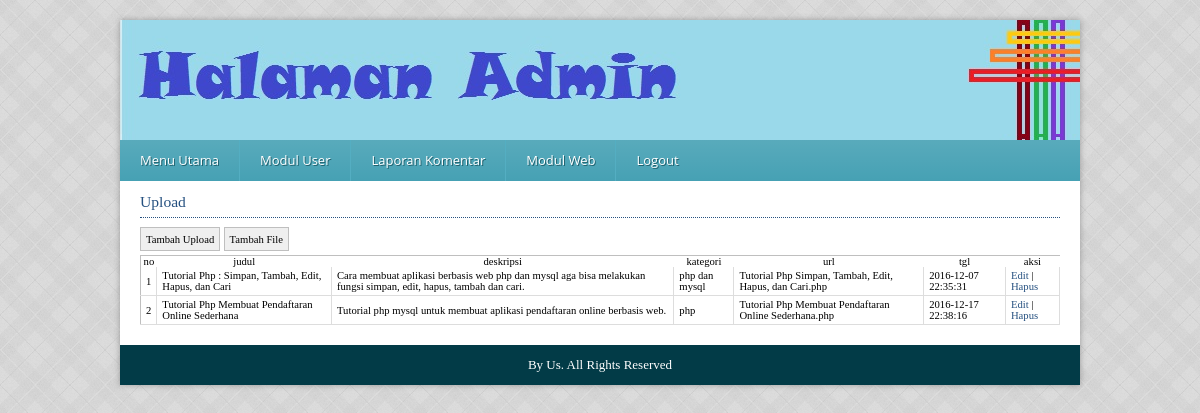
The app's page /administrator/media.php?module=upload (signed in) with its own data.
### tables this page shows
CREATE TABLE `upload` (
  `id` int(3) NOT NULL AUTO_INCREMENT,
  `judul` varchar(250) NOT NULL,
  `deskripsi` text NOT NULL,
  `kategori` varchar(250) NOT NULL,
  `url` varchar(250) DEFAULT NULL,
  `tgl` datetime DEFAULT NULL,
  PRIMARY KEY (`id`)
);

### config/class_paging.php (called while the page is built, shortened)
<?php
class Paging{
function cariPosisi($batas){
if(empty($_GET['halaman'])){
	$posisi=0;
}
else{
	$posisi = ($_GET[halaman]-1) * $batas;
}
return $posisi;
}
}
?>

### administrator/modul/mod_upload/upload.php (the view, shortened to what this page needs)
<?php
 if (empty($_SESSION['username']) AND empty($_SESSION['passuser'])){
  echo "<link href='style.css' rel='stylesheet' type='text/css'>
 <center>Untuk mengakses modul, Anda harus login <br>";
  echo "<a href=../../index.php><b>LOGIN</b></a></center>";
}
else{
$aksi="modul/mod_upload/aksi_upload.php";
switch($_GET['act']){
  default:
    echo "<h2>Upload</h2>
          <input type=button value='Tambah Upload' onclick=location.href='?module=upload&act=tambahupload'>
          <input type=button value='Tambah File' onclick=location.href='modul/mod_upload/Upload/upload.php'>
          <table class='list'>
          <tr><th>no</th><th>judul</th><th>deskripsi</th><th>kategori</th><th>url</th><th>tgl</th><th>aksi</th></tr>";
    $p      = new Paging;
    $batas  = 15;
    $posisi = $p->cariPosisi($batas);
    $tampil=mysql_query("SELECT * FROM upload ORDER BY id ");
    $no = $posisi+1;
    while ($r=mysql_fetch_array($tampil)){
      echo "<tr><td>$no</td>
                <td>$r[judul]</td>
                <td>$r[deskripsi]</td>
                <td>$r[kategori]</td>
                <td>$r[url]</td>
                <td>$r[tgl]</td>
                <td><a href=?module=upload&act=editupload&id=$r[id]>Edit</a> |
	                  <a href=$aksi?module=upload&act=hapus&id=$r[id]>Hapus</a>
		        </tr>";
    $no++;
    }
    echo "</table>";
    break;
}
}
?>

### administrator/css/style2.css (style rules this page uses)
* { margin: 0; padding: 0; }
body { background:url("../images/vichy.png") #ccc; font-family: Tahoma, Arial, Helvetica, sans-serif; font-size: 12px; }
a:link,a:visited { color:#265180; }
h2 { font: normal 120% Georgia; line-height: 200%; color: #265180; background-color: transparent; border-bottom: 1px dotted #265180; margin-bottom:5px; }
input, select, textarea { height:24px; line-height:24px; color:#000000; clear:both; border:#BFBFBF solid 1px; margin:4px 0; padding:0 5px; font-family: Tahoma; font-size: 8pt; }
.list { border-collapse: collapse; width: 100%; border-top: 1px solid #BFBFBF; border-left: 1px solid #BFBFBF; margin-bottom: 20px; font-family: Tahoma; font-size: 8pt; padding-top:5px; }
.list td { border-right: 1px solid #DDDDDD; border-bottom: 1px solid #DDDDDD; }
.list tbody a { text-decoration: none; }
.list tbody td { vertical-align: middle; padding: 3px 5px; }

### administrator/css/nav.css (style rules this page uses)
* { margin: 0; padding: 0; border: 0; font-size: 100%; font: inherit; vertical-align: baseline; }
body { font: 13px 'Open Sans', Arial, Helvetica, sans-serif; }
a { color: #4c595c; text-decoration: none; }

### records on screen
upload: judul "Tutorial Php : Simpan, Tambah, Edit, Hapus, dan Cari", deskripsi "Cara membuat aplikasi berbasis web php dan mysql aga bisa melakukan fungsi simpan, edit, hapus, tambah dan cari.", kategori "php dan mysql", url "Tutorial Php Simpan, Tambah, Edit, Hapus, dan Cari.php", tgl "2016-12-07 22:35:31"
upload: judul "Tutorial Php Membuat Pendaftaran Online Sederhana", deskripsi "Tutorial php mysql untuk membuat aplikasi pendaftaran online berbasis web.", kategori "php", url "Tutorial Php Membuat Pendaftaran Online Sederhana.php", tgl "2016-12-17 22:38:16"
